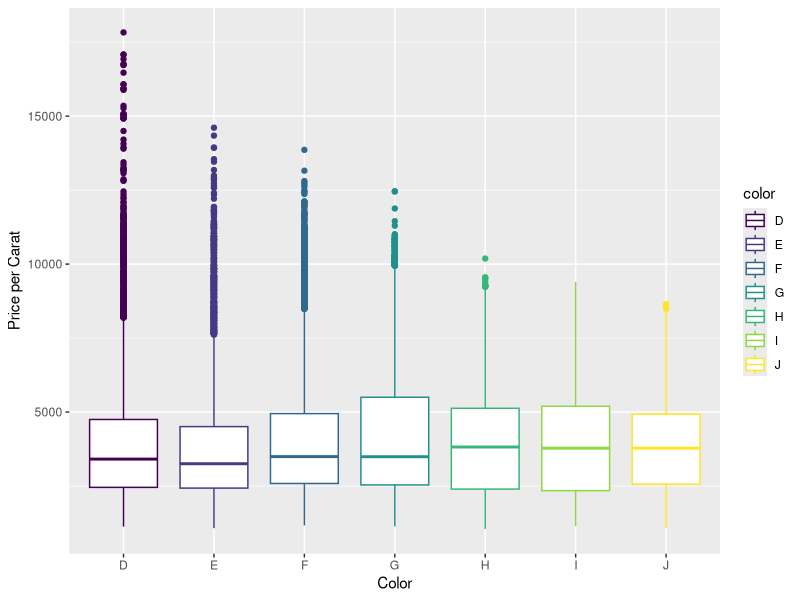
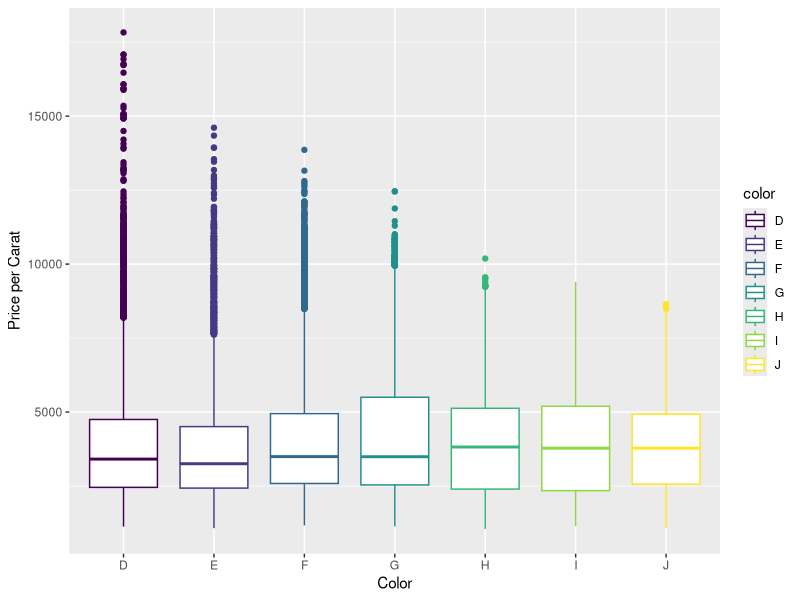

The R script that drew these images, in order:
# Investigate the price per carat of diamonds across
# the different colors of diamonds using boxplots.

# Go to the discussions to
# share your thoughts and to discover
# what other people found.

# You can save images by using the ggsave() command.
# ggsave() will save the last plot created.
# For example...
#                  qplot(x = price, data = diamonds)
#                  ggsave('priceHistogram.png')

# ggsave currently recognises the extensions eps/ps, tex (pictex),
# pdf, jpeg, tiff, png, bmp, svg and wmf (windows only).

# Copy and paste all of the code that you used for
# your investigation, and submit it when you are ready.

# SUBMIT YOUR CODE BELOW THIS LINE
# ===================================================================

# setup
library(ggplot2)
data(diamonds)

# add a 'price_per_carat' column
diamonds$price_per_carat <- diamonds$price / diamonds$carat

# plot boxplots for each color
qplot(data = diamonds,
      x = color,
      y = price_per_carat,
      geom = 'boxplot',
      color = color,
      xlab = 'Color',
      ylab = "Price per Carat")

# save the boxplot to an image
ggsave('price_per_carat_boxplots.png')
